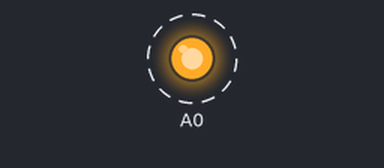
Bench run of a sketch on a simulated Arduino Uno, built with avr-gcc and run on an emulated ATmega328P. Parts: output pins drawn as LEDs (lit = HIGH). Dashed ring = blinking.

Above: at 0.5 s.
Timing chart, 0 to 4.6 s (numbered marks = the images above):
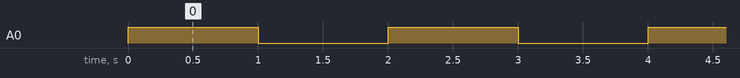

The sketch:

analog_testcode.ino
```cpp
void setup() {
  // put your setup code here, to run once:
  Serial.begin(9600);
  pinMode(A0,OUTPUT);
}

void loop() {
  // put your main code here, to run repeatedly:
  digitalWrite(A0,HIGH);
  delay(1000);
  digitalWrite(A0,LOW);
  delay(1000);
}
```

Measured:
- by itself, A0: alternates HIGH for 1.0 s and LOW for 1.0 s
